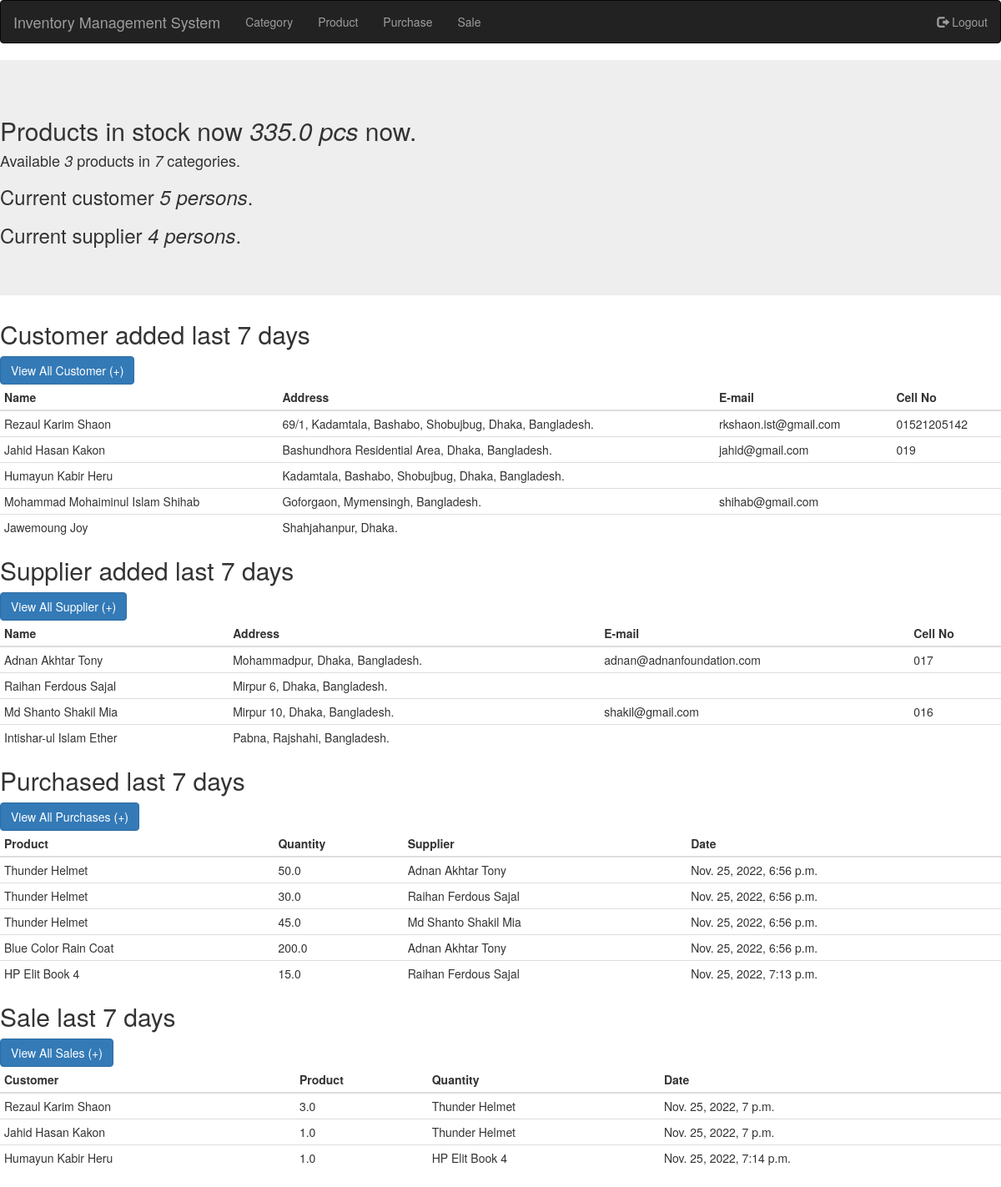
The app's page / (signed in) with its own data.
### ims_user/models.py (models this page shows)
class Customer(models.Model):
    name = models.CharField(max_length=200, blank=False, null=False)
    address = models.TextField(blank=True, null=True)
    email = models.EmailField(blank=True, null=True)
    cell = models.CharField(max_length=500, null=True, blank=True)
    is_deleted = models.BooleanField(default=False)
    added_date_time = models.DateTimeField(auto_now_add=True)
    def __str__(self):
        return self.name

class Supplier(models.Model):
    name = models.CharField(max_length=200, blank=False, null=False)
    address = models.TextField(blank=True, null=True)
    email = models.EmailField(blank=True, null=True)
    cell = models.CharField(max_length=500, null=True, blank=True)
    is_deleted = models.BooleanField(default=False)
    added_date_time = models.DateTimeField(auto_now_add=True)
    def __str__(self):
        return self.name

### ims_inventory/models.py (models this page shows, shortened)
class Purchase(models.Model):
    quantity = models.FloatField(default=0.0, blank=False, null=False)
    product = models.ForeignKey('ims_product.Product', on_delete=models.CASCADE)
    supplier = models.ForeignKey('ims_user.Supplier', on_delete=models.CASCADE)
    added_date_time = models.DateTimeField(auto_now_add=True)

class Sale(models.Model):
    inventory = models.ForeignKey(Inventory, on_delete=models.CASCADE)
    quantity = models.FloatField(default=0.0, blank=False, null=False)
    customer = models.ForeignKey('ims_user.Customer', on_delete=models.CASCADE)
    added_date_time = models.DateTimeField(auto_now_add=True)

class Inventory(models.Model):
    product = models.ForeignKey('ims_product.Product', on_delete=models.CASCADE)
    quantity = models.FloatField(default=0.0, blank=False, null=False)

### ims_product/models.py (models this page shows)
class Product(models.Model):
    name = models.CharField(max_length=200, null=False, blank=False)
    image = models.ImageField(upload_to='product', null=True, blank=True)
    category = models.ForeignKey(Category, on_delete=models.CASCADE)
    is_deleted = models.BooleanField(default=False)
    added_date_time = models.DateTimeField(auto_now_add=True)
    def __str__(self):
        return self.name

### ims_inventory/views.py (the view)
# urls.py: path('', inventory_view.index, name='index'),
@login_required(login_url='login')
def index(request):
    inventories = Inventory.objects.all().order_by('-quantity')
    total_inventory_products_count = Inventory.objects.all().aggregate(Sum('quantity'))
    total_categories = Category.objects.filter(is_deleted=False).count()
    total_products = Product.objects.filter(is_deleted=False).count()
    total_customers = Customer.objects.filter(is_deleted=False).count()
    total_suppliers = Supplier.objects.filter(is_deleted=False).count()
    customers = Customer.objects.filter(is_deleted=False, added_date_time__gte=datetime.datetime.now()-datetime.timedelta(days=7))
    suppliers = Supplier.objects.filter(is_deleted=False, added_date_time__gte=datetime.datetime.now()-datetime.timedelta(days=7))
    purchases = Purchase.objects.filter(added_date_time__gte=datetime.datetime.now()-datetime.timedelta(days=7))
    sales = Sale.objects.filter(added_date_time__gte=datetime.datetime.now()-datetime.timedelta(days=7))
    context = {
        'inventories': inventories,
        'total_inventory_products_count': total_inventory_products_count['quantity__sum'],
        'total_categories': total_categories,
        'total_products': total_products,
        'total_customers': total_customers,
        'total_suppliers': total_suppliers,
        'customers': customers,
        'suppliers': suppliers,
        'purchases': purchases,
        'sales': sales,
    }
    return render(request, 'index.html', context)

### templates/index.html
{% load static %}
{% include 'base.html' %}
{% block body %}
<div class="jumbotron">
    <h2>Products in stock now <i>{{total_inventory_products_count}} pcs</i> now.</h2>
    <h4>Available <i>{{ total_products }}</i> products in <i>{{ total_categories }}</i> categories.</h4>
    <h3>Current customer <i>{{ total_customers }} persons</i>.</h3>
    <h3>Current supplier <i>{{ total_suppliers }} persons</i>.</h3>
</div>
<h2>Customer added last 7 days</h2>
<a class="btn btn-primary" href="{% url 'customer_list' %}">View All Customer (+)</a>
<table class="table table-condensed">
    <thead>
        <tr>
            <th>Name</th>
            <th>Address</th>
            <th>E-mail</th>
            <th>Cell No</th>
        </tr>
    </thead>
    <tbody>
        {% for customer in customers %}
        <tr>
            <td>{{ customer.name }}</td>
            <td>{{ customer.address }}</td>
            <td>{{ customer.email }}</td>
            <td>{{ customer.cell }}</td>
        </tr>
        {% endfor %}
    </tbody>
</table>
<h2>Supplier added last 7 days</h2>
<a class="btn btn-primary" href="{% url 'supplier_list' %}">View All Supplier (+)</a>
<table class="table table-condensed">
    <thead>
        <tr>
            <th>Name</th>
            <th>Address</th>
            <th>E-mail</th>
            <th>Cell No</th>
        </tr>
    </thead>
    <tbody>
        {% for supplier in suppliers %}
        <tr>
            <td>{{ supplier.name }}</td>
            <td>{{ supplier.address }}</td>
            <td>{{ supplier.email }}</td>
            <td>{{ supplier.cell }}</td>
        </tr>
        {% endfor %}
    </tbody>
</table>
<h2>Purchased last 7 days</h2>
<a class="btn btn-primary" href="{% url 'purchase_list' %}">View All Purchases (+)</a>
<table class="table table-condensed">
    <thead>
        <tr>
            <th>Product</th>
            <th>Quantity</th>
            <th>Supplier</th>
            <th>Date</th>
        </tr>
    </thead>
    <tbody>
        {% for purchase in purchases %}
        <tr>
            <td>{{ purchase.product }}</td>
            <td>{{ purchase.quantity }}</td>
            <td>{{ purchase.supplier }}</td>
            <td>{{ purchase.added_date_time }}</td>
        </tr>
        {% endfor %}
    </tbody>
</table>
<h2>Sale last 7 days</h2>
<a class="btn btn-primary" href="{% url 'sale_list' %}">View All Sales (+)</a>
<table class="table table-condensed">
    <thead>
        <tr>
            <th>Customer</th>
            <th>Product</th>
            <th>Quantity</th>
            <th>Date</th>
        </tr>
    </thead>
    <tbody>
        {% for sale in sales %}
        <tr>
            <td>{{ sale.customer }}</td>
            <td>{{ sale.quantity }}</td>
            <td>{{ sale.inventory.product.name }}</td>
            <td>{{ sale.added_date_time }}</td>
        </tr>
        {% endfor %}
    </tbody>
</table>
{% endblock %}

### records on screen
Customer: name "Rezaul Karim Shaon", address "69/1, Kadamtala, Bashabo, Shobujbug, Dhaka, Bangladesh.", email "rkshaon.ist@gmail.com", cell "01521205142"
Customer: name "Jahid Hasan Kakon", address "Bashundhora Residential Area, Dhaka, Bangladesh.", email "jahid@gmail.com", cell "019"
Customer: name "Humayun Kabir Heru", address "Kadamtala, Bashabo, Shobujbug, Dhaka, Bangladesh."
Customer: name "Mohammad Mohaiminul Islam Shihab", address "Goforgaon, Mymensingh, Bangladesh.", email "shihab@gmail.com"
Customer: name "Jawemoung Joy", address "Shahjahanpur, Dhaka."
Supplier: name "Adnan Akhtar Tony", address "Mohammadpur, Dhaka, Bangladesh.", email "adnan@adnanfoundation.com", cell "017"
Supplier: name "Raihan Ferdous Sajal", address "Mirpur 6, Dhaka, Bangladesh."
Supplier: name "Md Shanto Shakil Mia", address "Mirpur 10, Dhaka, Bangladesh.", email "shakil@gmail.com", cell "016"
Supplier: name "Intishar-ul Islam Ether", address "Pabna, Rajshahi, Bangladesh."
Purchase: product "Thunder Helmet", quantity "50.0", supplier "Adnan Akhtar Tony", added_date_time "Nov. 25, 2022, 6:56 p.m."
Purchase: product "Thunder Helmet", quantity "30.0", supplier "Raihan Ferdous Sajal", added_date_time "Nov. 25, 2022, 6:56 p.m."
Purchase: product "Thunder Helmet", quantity "45.0", supplier "Md Shanto Shakil Mia", added_date_time "Nov. 25, 2022, 6:56 p.m."
Purchase: product "Blue Color Rain Coat", quantity "200.0", supplier "Adnan Akhtar Tony", added_date_time "Nov. 25, 2022, 6:56 p.m."
Purchase: product "HP Elit Book 4", quantity "15.0", supplier "Raihan Ferdous Sajal", added_date_time "Nov. 25, 2022, 7:13 p.m."
Sale: customer "Rezaul Karim Shaon", quantity "3.0", inventory.product.name "Thunder Helmet", added_date_time "Nov. 25, 2022, 7 p.m."
Sale: customer "Jahid Hasan Kakon", quantity "1.0", inventory.product.name "Thunder Helmet", added_date_time "Nov. 25, 2022, 7 p.m."
Sale: customer "Humayun Kabir Heru", quantity "1.0", inventory.product.name "HP Elit Book 4", added_date_time "Nov. 25, 2022, 7:14 p.m."

### other values on screen
{{ total_inventory_products_count }} "335.0"
{{ total_products }} "3"
{{ total_categories }} "7"
{{ total_customers }} "5"
{{ total_suppliers }} "4"
